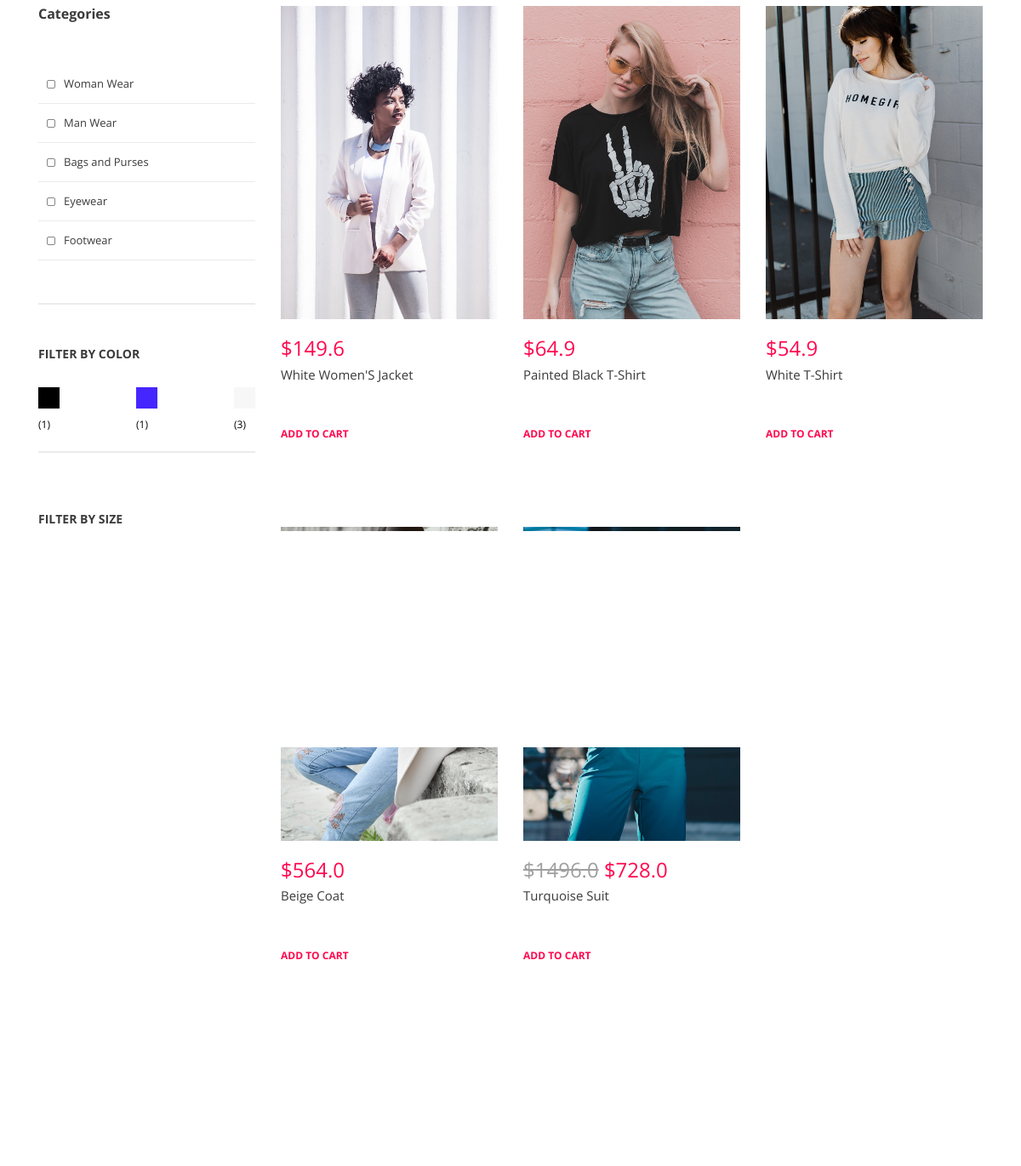
The page /Shop/ (middle part) on the database as committed earlier.
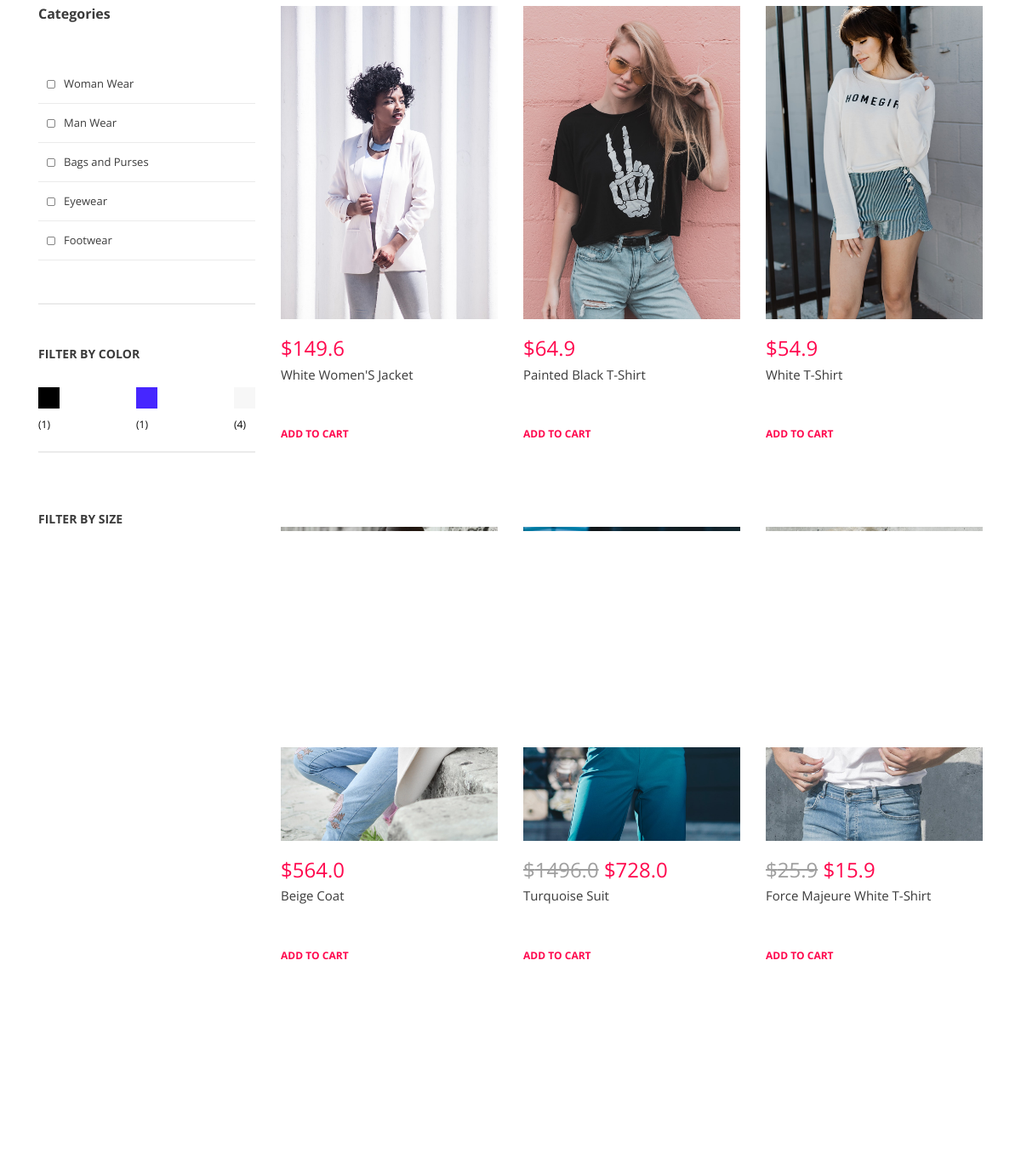
The same page on the database as committed later.
### main/models.py (models this page shows, shortened)
class Product(models.Model):
    name = models.TextField('The product\'s name')
    slug = models.SlugField(default='', null=False)
    gender = models.CharField('gender', max_length=8)
    type = models.TextField('type')
    subtype = models.TextField('subtype')
    sizes = models.TextField('sizes')
    price = models.FloatField('price')
    prev_price = models.FloatField('prev_price')
    color = models.CharField('color', max_length=6)
    image = models.TextField('image')

### main/views.py (the view)
# urls.py: path('Shop/', ShopView, name='shop'),
def ShopView(request, cat=None, subcat=None):
    where = ""
    if cat:
        where += f"WHERE type = '{cat}'"
        if subcat:
            where += f" and subtype = '{subcat}' "
    request_where = where[:]
    if 'size' in request.GET:
        if "WHERE " in where:
            where += " and "
        else:
            where += "WHERE "
        where += f'(sizes like \'%"{request.GET["size"]}"%\' or sizes like "%\'{request.GET["size"]}\'%")'
    if 'color' in request.GET:
        if "WHERE " in where:
            where += " and "
        else:
            where += "WHERE "
        where += f'color = "{request.GET["color"]}"'
    colors = {}
    colors_tmp = Product.objects.raw(
        f"SELECT distinct color, count(color) as count, id FROM main_product {request_where} group by color")
    for i in colors_tmp:
        colors[i.color] = i.count
    sizes = ["XS", "S", "M", "L", "XL", "XXL"]
    max_price = Product.objects.raw(f"SELECT max(price) as max, id from main_product {request_where}")[0].max
    products_on_page = 9
    pages = math.ceil(
        Product.objects.raw(f"SELECT id, count(*) as count from main_product {where}")[0].count / products_on_page)
    active_page = int(request.GET['page']) if 'page' in request.GET else 1
    if active_page > pages:
        active_page = 1
    products = Product.objects.raw(
        f"SELECT id, name, price, image, type, subtype from main_product {where}LIMIT "
        f"{active_page * products_on_page - products_on_page},{products_on_page}")
    for prod in products:
        for k, v in json.loads(prod.image).items():
            prod.image = k + "/" + v[0]
    return render(request, 'red/shop.html',
                  {'title': 'RED | Shop', 'phone': phone_number, 'phone_ed': phone_number_ed, 'type': cat,
                   'subtype': subcat, 'categories': categories, 'max_price': max_price,
                   'colors': colors, 'sizes': sizes, 'pages': range(1, pages + 1), 'active_page': active_page,
                   'products': products, 'STATIC_URL': settings.STATIC_URL})

### main/templatetags/repl.py (called while the page is built)
@register.filter
def replace(value):
    return value.replace("-", " ")

### main/templates/red/shop.html (shortened to what this page needs)
{% extends 'red/base.html' %}
{% load static repl %}
{% block body %}
        <section class="shop_grid_area section_padding_100">
            <div class="container">
                <div class="row">
                    <div class="col-12 col-md-4 col-lg-3">
                        <div class="shop_sidebar_area">
                            <div class="widget catagory mb-50">
                                <div class="nav-side-menu">
                                    <h6 class="mb-0">Categories</h6>
                                    <div class="menu-list">
                                        <ul id="menu-content2" class="menu-content collapsed out">
                                            {% for key, value in categories.items %}
                                                <li data-toggle="collapse" data-target="#{{ key }}2" class="collapsed">
                                                    <a href="#">{{ key|replace  }}</a>
                                                </li>
                                            {% endfor %}
                                        </ul>
                                    </div>
                                </div>
                            </div>
                            <div class="widget color mb-70">
                                <h6 class="widget-title mb-30">Filter by Color</h6>
                                <div class="widget-desc">
                                    <ul class="d-flex justify-content-between">
                                        {% for color, counts in colors.items %}
                                            <li class="{{ color }}" ><a href="?color={{ color }}"><span>({{ counts }})</span></a></li>
                                        {% endfor %}
                                    </ul>
                                </div>
                            </div>
                            <div class="widget size mb-50">
                                <h6 class="widget-title mb-30">Filter by Size</h6>
                                <div class="widget-desc">
                                    <ul class="d-flex justify-content-between">
                                        {% for size in sizes %}
                                            <li><a href="?size={{ size }}">{{ size }}</a></li>
                                        {% endfor %}
                                    </ul>
                                </div>
                            </div>
                        </div>
                    </div>
                    <div class="col-12 col-md-8 col-lg-9">
                        <div class="shop_grid_product_area">
                            <div class="row">
                                {% for product in products %}
                                    <div class="col-12 col-sm-6 col-lg-4 single_gallery_item wow fadeInUpBig" data-wow-delay="0.2s">
                                        <div class="product-img">
                                            <img src="{{ STATIC_URL }}{{ product.image }}" alt="">
                                        </div>
                                        <div class="product-description">
                                            <h4 class="product-price" style="color: #ff084e">{% if product.prev_price > 0.0 %}<s style="color: #9f9f9f">${{ product.prev_price }}</s> {% endif %}${{ product.price }}</h4>
                                            <p>{{ product.name }}</p>
                                            <a href="#" class="add-to-cart-btn">ADD TO CART</a>
                                        </div>
                                    </div>
                                {% endfor %}
                            </div>
                        </div>
                        <div class="shop_pagination_area wow fadeInUp" data-wow-delay="1.1s">
                            <nav aria-label="Page navigation">
                                <ul class="pagination pagination-sm">
                                    {% for i in pages %}
                                        <li class="page-item{% if i == active_page %} active{% endif %}">
                                            <a class="page-link" href="?page={{ i }}">{{ i }}</a>
                                        </li>
                                    {% endfor %}
                                </ul>
                            </nav>
                        </div>
                    </div>
                </div>
            </div>
        </section>
{% endblock %}

### main/templates/red/base.html (shortened to what this page needs)
<!DOCTYPE html>
{% load static repl %}
<html lang="en">
<head>
    <link rel="stylesheet" href="{% static 'css/core-style.css' %}">
    <link rel="stylesheet" href="{% static 'style.css' %}">
    <link href="{% static 'css/responsive.css' %}" rel="stylesheet">
</head>
<body>
    <div class="catagories-side-menu">
    </div>
    <div id="wrapper">
        {% block body %}{% endblock %}
    </div>
</body>
</html>

### main/static/css/core-style.css (style rules this page uses)
* { margin: 0; padding: 0; }
body { font-family: 'Open Sans', sans-serif; font-weight: 400; overflow-x: hidden; }
h1, h2, h3, h4, h5, h6 { color: #3a3a3a; line-height: 1.2; font-family: 'Open Sans', sans-serif; font-weight: 700; }
p { color: #3a3a3a; font-size: 1em; line-height: 1.5; font-family: 'Open Sans', sans-serif; font-weight: 400; }
a, a:hover, a:focus { -webkit-transition: all 500ms ease 0s; transition: all 500ms ease 0s; text-decoration: none; outline: none; color: #000000; font-family: 'Open Sans', sans-serif; font-weight: 400; }
ul, ol { margin: 0; }
ol li, ul li { list-style: outside none none; }
img { height: auto; max-width: 100%; }
.mb-30 { margin-bottom: 30px; }
.mb-50 { margin-bottom: 50px; }
.mb-70 { margin-bottom: 70px; }
.section_padding_100 { padding: 100px 0; }
#wrapper { position: relative; z-index: 1000; background-color: #fff; left: 0; top: 0; -webkit-transition: all linear 500ms; transition: all linear 500ms; box-shadow: 0 0 50px rgba(0, 0, 0, 0.2); }
.catagories-side-menu { background-color: #fff; width: 300px; position: fixed; top: 0; left: 0; height: 100%; z-index: 1; }
.menu-list { margin-top: 50px; }
.menu-content ul, .menu-content li { list-style: none; padding: 0; margin: 0; cursor: pointer; }
.menu-content li { padding-left: 0px; border-bottom: 1px solid #ebebeb; }
.menu-content li a { position: relative; z-index: 1; text-decoration: none; color: #3a3a3a; height: 45px; display: block; line-height: 45px; padding-left: 30px; font-size: 13px; }
.menu-content > li > a:before { width: 10px; height: 10px; border: 1px solid #ff084e; background-color: #ff084e; border-radius: 2px; display: inline-block; margin-left: 10px; margin-right: 10px; content: ''; position: absolute; top: 18px; left: 0; }
.menu-content > li.collapsed > a:before { width: 10px; height: 10px; border: 1px solid #858585; background-color: transparent; border-radius: 2px; display: inline-block; margin-left: 10px; margin-right: 10px; content: ''; position: absolute; top: 18px; left: 0; }
.menu-list .menu-content { display: block; }
.single_gallery_item { margin-bottom: 100px; overflow: hidden }
.product-img { position: relative; z-index: 1; overflow: hidden }
.product-img > img { width: 100%; -webkit-transition-duration: 500ms; transition-duration: 500ms; }
.product-description { margin-top: 20px; }
.product-description h4 { font-weight: 400; color: #9f9f9f; margin-bottom: 5px; display: block; }
.product-description p { font-size: 15px; margin: 0; }
.product-description .add-to-cart-btn { margin-top: 50px; font-size: 12px; font-weight: 700; color: #ff084e; display: block; }
.widget { border-bottom: 2px solid #ebebeb; padding-bottom: 50px; }
.widget:last-child { border-bottom: none; padding-bottom: 0; }
.widget-title { font-size: 14px; font-weight: 700; text-transform: uppercase; }
.widget.size .widget-desc li { display: inline-block; }
.widget.size .widget-desc a { display: block; font-size: 14px; padding: 5px 10px; }
.widget.color .widget-desc ul li a { width: 25px; height: 25px; display: block; background-color: #000; position: relative; z-index: 1; }
.widget.color .widget-desc ul li.white a { background-color: #f7f7f7; }
.widget.color .widget-desc ul li.blue a { background-color: #4626ff; }
.widget.color .widget-desc ul li a:after { width: calc(100% + 6px); height: calc(100% + 6px); display: block; border: 2px solid #ff084e; position: absolute; z-index: -1; top: -3px; left: -3px; content: ""; opacity: 0; -ms-filter: "progid:DXImageTransform.Microsoft.Alpha(Opacity=0)"; }
.widget.color .widget-desc ul li a span { font-size: 12px; display: block; padding-top: 35px; }
.pagination-sm .page-link { padding: 0; font-size: 15px; line-height: 37px; width: 37px; text-align: center; font-weight: 700; color: #9f9f9f; border: 2px solid #9f9f9f; margin-right: 5px; background-color: transparent; }
.pagination-sm .page-link:hover, .pagination-sm .page-item.active .page-link, .pagination-sm .page-link:focus { color: #ff084e; border: 2px solid #ff084e; background-color: transparent; }
.pagination-sm .page-item:first-child .page-link { border-top-left-radius: 0; border-bottom-left-radius: 0; }
.pagination-sm .page-item:last-child .page-link { border-top-right-radius: 0; border-bottom-right-radius: 0; }

Rows that differ between the two databases and show on the page:
added Product: shows a picture, prev_price "25.9", price "15.9", name "Force Majeure White T-Shirt"
Other text that changed with them:
new list line: "( 4 )"
list line gone: "( 3 )"
